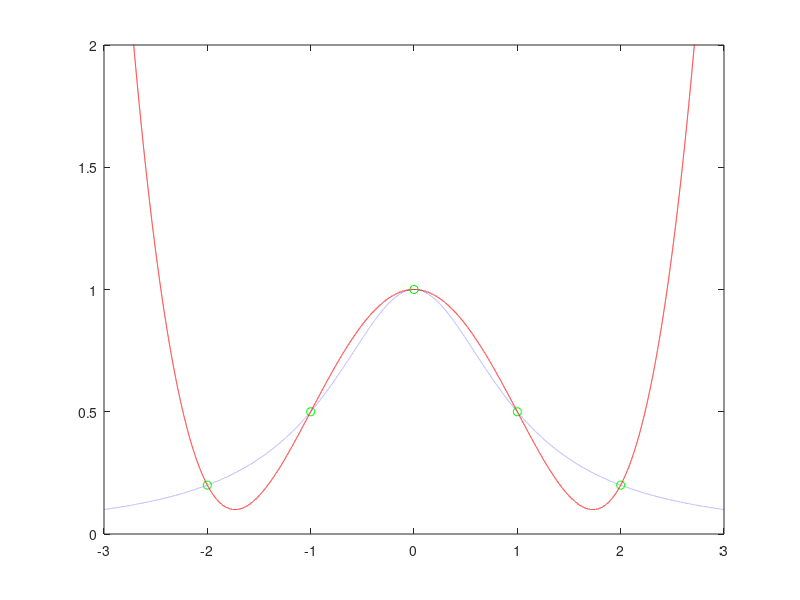

The MATLAB source for this figure:
clear all
f = @(x)(1./(1+x.^2)); %función
a = -2;
b = 2;
k = 5;
h = ((b-a)/(k-1));%tamaño de paso
xn = a+(0:(k-1))*h;
yn = [f(xn)];
x = (a-1):.0001:(b+1);
An = [];
Ax = [];
for i = 0:(k-1),An=[An; xn.^i];Ax=[Ax; x.^i];end
An = An';Ax=Ax';C=inv(An)*yn'
Px=Ax*C;
plot(x,f(x),'b:',xn,yn,'go',x,Px,'r'); 
axis([-3,3,0,2]);
